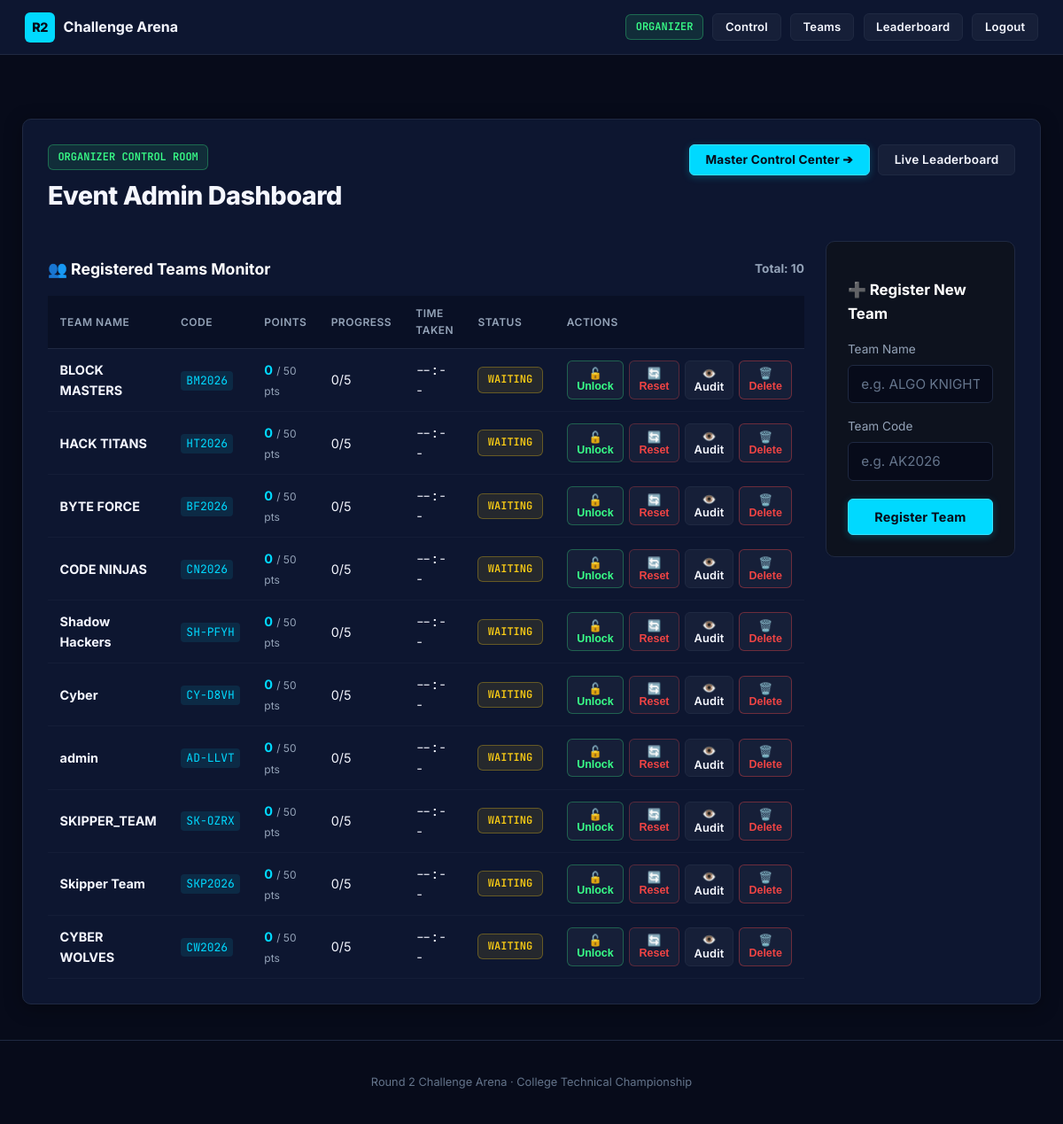
Page /admin (signed in) on the committed database.
### tables this page shows
CREATE TABLE teams (
            id INTEGER PRIMARY KEY AUTOINCREMENT,
            team_code TEXT UNIQUE NOT NULL,
            team_name TEXT NOT NULL,
            current_challenge INTEGER DEFAULT 1,
            total_score INTEGER DEFAULT 0,
            start_time TIMESTAMP,
            completion_time TIMESTAMP,
            total_time_seconds INTEGER DEFAULT 0,
            status TEXT DEFAULT 'WAITING',
            created_at TIMESTAMP DEFAULT CURRENT_TIMESTAMP
        , draft_json TEXT DEFAULT '');

### routes/admin.py (the view)
@admin_bp.route('/admin')
@admin_required
def dashboard():
    SessionModel.clean_expired_sessions()
    teams = LeaderboardModel.get_rankings()
    rankings = teams
    round_status = EventConfigModel.get_round_status()
    announcement = EventConfigModel.get_announcement()
    timer_info = EventConfigModel.get_timer_info()
    return render_template('admin.html', teams=teams, rankings=rankings, round_status=round_status, announcement=announcement, timer_info=timer_info)

### app.py (called while the page is built)
def create_app():
    app = Flask(__name__)
    app.config.from_object(Config)
    init_db()
    seed_database()
    app.register_blueprint(auth_bp)
    app.register_blueprint(challenges_bp)
    app.register_blueprint(leaderboard_bp)
    app.register_blueprint(admin_bp)
    @app.context_processor
    def inject_global_vars():
        from models import EventConfigModel
        return {
            'round_status': EventConfigModel.get_round_status(),
            'global_announcement': EventConfigModel.get_announcement()
        }
    @app.errorhandler(404)
    def page_not_found(e):
        return render_template('base.html'), 404
    @app.route('/health')
    @app.route('/ping')
    def health_ping():
        return {"status": "ok", "service": "SYNCHROTECH ARENA", "round_status": EventConfigModel.get_round_status()}, 200
    return app

### database.py (called while the page is built)
def get_db_connection():
    if not os.path.exists(Config.DATA_DIR):
        os.makedirs(Config.DATA_DIR, exist_ok=True)
    conn = sqlite3.connect(Config.DATABASE_PATH)
    conn.row_factory = sqlite3.Row
    conn.execute("PRAGMA foreign_keys = ON;")
    return conn

### models.py (called while the page is built)
    @staticmethod
    def get_config(key, default_value=''):
        conn = get_db_connection()
        row = conn.execute("SELECT value FROM event_config WHERE key = ?", (key,)).fetchone()
        conn.close()
        return row['value'] if row else default_value

    @staticmethod
    def get_round_status():
        return EventConfigModel.get_config('round_status', 'NOT_STARTED')

    @staticmethod
    def get_pause_seconds():
        import time
        total_raw = EventConfigModel.get_config('total_paused_seconds', '0')
        total_sec = int(total_raw) if str(total_raw).isdigit() else 0
        started = EventConfigModel.get_config('pause_started_at', '')
        status = EventConfigModel.get_round_status()
        if status in EventConfigModel.FROZEN_STATUSES and str(started).isdigit():
            total_sec += max(0, int(time.time()) - int(started))
        return total_sec

    @staticmethod
    def get_announcement():
        return EventConfigModel.get_config('global_announcement', '')

### routes/admin.py (called while the page is built)
def admin_required(f):
    from functools import wraps
    @wraps(f)
    def decorated_function(*args, **kwargs):
        if not session.get('is_admin'):
            flash('Organizer admin authentication required.', 'danger')
            return redirect(url_for('auth.admin_login'))
        return f(*args, **kwargs)
    return decorated_function

### templates/admin.html (shortened to what this page needs)
{% extends 'base.html' %}
{% block content %}
<div class="glass-card" style="max-width: 1150px; margin: 1.5rem auto;">
  <div class="admin-header-bar" style="display: flex; align-items: flex-start; justify-content: space-between; margin-bottom: 1.75rem; flex-wrap: wrap; gap: 1rem;">
    <div>
      <span class="badge-status status-active" style="margin-bottom: 0.35rem;">
        Organizer Control Room
      </span>
      <h1 class="admin-header-title" style="font-size: 1.8rem; font-weight: 800; color: #F5F7FF; margin: 0; letter-spacing: -0.5px;">
        Event Admin Dashboard
      </h1>
    </div>
    <div class="admin-header-actions" style="display: flex; gap: 0.6rem;">
      <a href="{{ url_for('admin.control_center') }}" class="btn-cyber" style="padding: 0.5rem 1.1rem; font-size: 0.85rem;">
        Master Control Center ➔
      </a>
      <a href="{{ url_for('leaderboard.view_leaderboard') }}" class="btn-secondary" style="padding: 0.5rem 1.1rem; font-size: 0.85rem;">
        Live Leaderboard
      </a>
    </div>
  </div>
  <div class="admin-grid">
    <div>
      <h3 style="font-size: 1.1rem; color: #fff; margin-bottom: 1rem; display: flex; align-items: center; justify-content: space-between;">
        <span>👥 Registered Teams Monitor</span>
        <small style="color: var(--text-muted); font-size: 0.85rem;">Total: {{ teams | length }}</small>
      </h3>
      <div class="table-responsive">
        <table class="table-cyber" style="margin-top: 0;">
          <thead>
            <tr>
              <th>Team Name</th>
              <th>Code</th>
              <th>Points</th>
              <th>Progress</th>
              <th>Time Taken</th>
              <th>Status</th>
              <th>Actions</th>
            </tr>
          </thead>
          <tbody>
            {% for t in teams %}
              <tr>
                <td><strong>{{ t.team_name }}</strong></td>
                <td><code style="color: var(--primary-gold); font-family: var(--font-code);">{{ t.team_code }}</code></td>
                <td><strong style="color: var(--primary-gold);">{{ t.total_score }}</strong> <small style="color: var(--text-muted);">/ 50 pts</small></td>
                <td>
                  {% if t.current_challenge > 5 %}
                    5/5 (Finished)
                  {% else %}
                    {{ t.current_challenge - 1 }}/5
                  {% endif %}
                </td>
                <td style="font-family: var(--font-code);">{{ t.formatted_time }}</td>
                <td>
                  {% if t.status == 'ACTIVE' %}
                    <span class="badge-status status-active">Active</span>
                  {% elif t.status == 'COMPLETED' %}
                    <span class="badge-status status-completed">Completed</span>
                  {% else %}
                    <span class="badge-status status-waiting">Waiting</span>
                  {% endif %}
                </td>
                <td>
                  <div style="display: flex; gap: 6px;">
                    <button class="btn-sm-action btn-unlock" onclick="unlockTeam({{ t.id }})" title="Unlock active device lock">
                      🔓 Unlock
                    </button>
                    <button class="btn-sm-action btn-reset" onclick="resetTeam({{ t.id }})" title="Reset score and back to Challenge 1">
                      🔄 Reset
                    </button>
                    <button class="btn-sm-action btn-secondary" onclick="viewSubmissions({{ t.id }}, '{{ t.team_name }}')" style="padding: 0.35rem 0.6rem; font-size: 0.8rem;">
                      👁️ Audit
                    </button>
                    <button class="btn-sm-action btn-reset" onclick="deleteTeam({{ t.id }}, '{{ t.team_name }}')" title="Permanently delete team from database" style="border-color: rgba(239, 68, 68, 0.4); color: #ef4444;">
                      🗑️ Delete
                    </button>
                  </div>
                </td>
              </tr>
            {% endfor %}
          </tbody>
        </table>
      </div>
    </div>
    <div>
      <div style="background: rgba(13, 17, 23, 0.7); border: 1px solid var(--code-border); border-radius: var(--radius-md); padding: 1.5rem; margin-bottom: 1.5rem;">
        <h3 style="font-size: 1.05rem; color: #fff; margin-bottom: 1rem;">➕ Register New Team</h3>
        <form action="{{ url_for('admin.add_team') }}" method="POST">
          <div style="margin-bottom: 1rem;">
            <label style="display: block; font-size: 0.85rem; color: var(--text-muted); margin-bottom: 0.4rem;">Team Name</label>
            <input type="text" name="team_name" class="input-cyber" placeholder="e.g. ALGO KNIGHTS" required>
          </div>
          <div style="margin-bottom: 1.25rem;">
            <label style="display: block; font-size: 0.85rem; color: var(--text-muted); margin-bottom: 0.4rem;">Team Code</label>
            <input type="text" name="team_code" class="input-cyber" placeholder="e.g. AK2026" required>
          </div>
          <button type="submit" class="btn-cyber" style="width: 100%; font-size: 0.9rem; padding: 0.7rem;">
            Register Team
          </button>
        </form>
      </div>
    </div>
  </div>
</div>
{% endblock %}

### static/css/style.css (style rules this page uses)
html, body { -webkit-font-smoothing: antialiased; -moz-osx-font-smoothing: grayscale; text-rendering: optimizeLegibility; scroll-behavior: smooth; touch-action: manipulation; }
:root { --bg-black: #070B1A; --bg-black-soft: #0D1630; --bg-panel: #151638; --bg-panel-2: #1E204A; --primary-cyan: #00D9FF; --cyan-hover: #38E2FF; --accent-purple: #8B5CF6; --purple-hover: #A78BFA; --primary-orange: #00D9FF; --orange-hover: #38E2FF; --primary-gold: #00D9FF; --primary-amber: #00D9FF; --primary-purple: #8B5CF6; --gold-bright: #38E2FF; --gold-dim: #0099B8; --text-gold: #00D9FF; --text-main: #F5F7FF; --text-muted: #94A3B8; --text-dim: #64748B; --accent-green: #39FF88; --accent-red: #EF4444; --accent-yellow: #FACC15; --accent-cyan: #00D9FF; --accent-orange: #00D9FF; --code-border: #1F2942; --bg-card-border: rgba(139, 92, 246, 0.25); --radius-sm: 6px; --radius-md: 10px; --radius-lg: 14px; --font-body: 'Inter', -apple-system, BlinkMacSystemFont, 'Segoe UI', Roboto, sans-serif; --font-code: 'JetBrains Mono', 'Consolas', monospace; --transition-fast: all 0.15s ease-out; --transition-med: all 0.25s ease-out; --shadow-card: 0 4px 20px rgba(0, 0, 0, 0.35); --shadow-dropdown: 0 8px 30px rgba(0, 0, 0, 0.5); }
* { box-sizing: border-box; }
html, body { margin: 0; padding: 0; min-height: 100%; }
body { font-family: var(--font-body); color: var(--text-main); background: #070B1A; line-height: 1.6; min-height: 100vh; display: flex; flex-direction: column; }
a { color: var(--primary-cyan); text-decoration: none; }
code { font-family: var(--font-code); background: rgba(0, 217, 255, 0.1); color: #00D9FF; padding: 0.15rem 0.4rem; border-radius: 4px; font-size: 0.9em; }
.btn-cyber, .btn-secondary { display: inline-flex; align-items: center; justify-content: center; gap: 0.4rem; font-family: var(--font-body); font-weight: 600; font-size: 0.9rem; padding: 0.65rem 1.25rem; border-radius: var(--radius-sm); cursor: pointer; text-decoration: none; transition: var(--transition-fast); letter-spacing: 0.2px; line-height: 1.2; }
.btn-cyber { color: #070B1A !important; font-weight: 700 !important; background: #00D9FF !important; border: 1px solid #38E2FF !important; box-shadow: 0 2px 8px rgba(0, 217, 255, 0.25) !important; }
.btn-secondary { color: var(--text-main); background: rgba(255, 255, 255, 0.04); border: 1px solid var(--code-border); }
.btn-sm-action { padding: 0.35rem 0.65rem; font-size: 0.78rem; font-weight: 600; border-radius: var(--radius-sm); border: 1px solid var(--code-border); background: rgba(255, 255, 255, 0.03); color: var(--text-main); cursor: pointer; transition: var(--transition-fast); }
.btn-unlock { border-color: rgba(57, 255, 136, 0.3); color: #39FF88; }
.btn-reset { border-color: rgba(239, 68, 68, 0.3); color: #EF4444; }
.input-cyber { width: 100%; padding: 0.7rem 0.9rem; font-family: var(--font-body); font-size: 0.95rem; color: var(--text-main); background: #070B1A; border: 1px solid var(--code-border); border-radius: var(--radius-sm); outline: none; transition: var(--transition-fast); }
.input-cyber::placeholder { color: var(--text-dim); }
.glass-card { background: #0D1630; border: 1px solid var(--code-border); border-radius: var(--radius-md); padding: 1.75rem; box-shadow: var(--shadow-card); position: relative; z-index: 1; }
.admin-grid { display: grid; grid-template-columns: 1.6fr 1fr; gap: 1.5rem; }
.badge-status { display: inline-block; font-size: 0.75rem; font-weight: 600; padding: 0.25rem 0.65rem; border-radius: var(--radius-sm); border: 1px solid transparent; }
.status-active { background: rgba(57, 255, 136, 0.1); color: #39FF88; border-color: rgba(57, 255, 136, 0.3); }
.status-waiting { background: rgba(255, 255, 255, 0.05); color: var(--text-muted); border-color: var(--code-border); }
.table-cyber { width: 100%; border-collapse: collapse; margin-top: 0.75rem; font-size: 0.88rem; }
.table-cyber thead th { text-align: left; padding: 0.65rem 0.85rem; font-size: 0.75rem; font-weight: 600; text-transform: uppercase; letter-spacing: 0.5px; color: var(--text-muted); border-bottom: 1px solid var(--code-border); background: rgba(7, 11, 26, 0.5); }
.table-cyber tbody td { padding: 0.75rem 0.85rem; border-bottom: 1px solid rgba(31, 41, 66, 0.4); color: var(--text-main); transition: background 0.15s ease; }

### rows in the picture
teams: team_name "BLOCK MASTERS", team_code "BM2026", total_score "0", t.current_challenge-1 "0", formatted_time "--:--", status "WAITING"
teams: team_name "HACK TITANS", team_code "HT2026", total_score "0", t.current_challenge-1 "0", formatted_time "--:--", status "WAITING"
teams: team_name "BYTE FORCE", team_code "BF2026", total_score "0", t.current_challenge-1 "0", formatted_time "--:--", status "WAITING"
teams: team_name "CODE NINJAS", team_code "CN2026", total_score "0", t.current_challenge-1 "0", formatted_time "--:--", status "WAITING"
teams: team_name "Shadow Hackers", team_code "SH-PFYH", total_score "0", t.current_challenge-1 "0", formatted_time "--:--", status "WAITING"
teams: team_name "Cyber", team_code "CY-D8VH", total_score "0", t.current_challenge-1 "0", formatted_time "--:--", status "WAITING"
teams: team_name "admin", team_code "AD-LLVT", total_score "0", t.current_challenge-1 "0", formatted_time "--:--", status "WAITING"
teams: team_name "SKIPPER_TEAM", team_code "SK-OZRX", total_score "0", t.current_challenge-1 "0", formatted_time "--:--", status "WAITING"
teams: team_name "Skipper Team", team_code "SKP2026", total_score "0", t.current_challenge-1 "0", formatted_time "--:--", status "WAITING"
teams: team_name "CYBER WOLVES", team_code "CW2026", total_score "0", t.current_challenge-1 "0", formatted_time "--:--", status "WAITING"

### other values in the picture
{{ teams | length }} "10"
